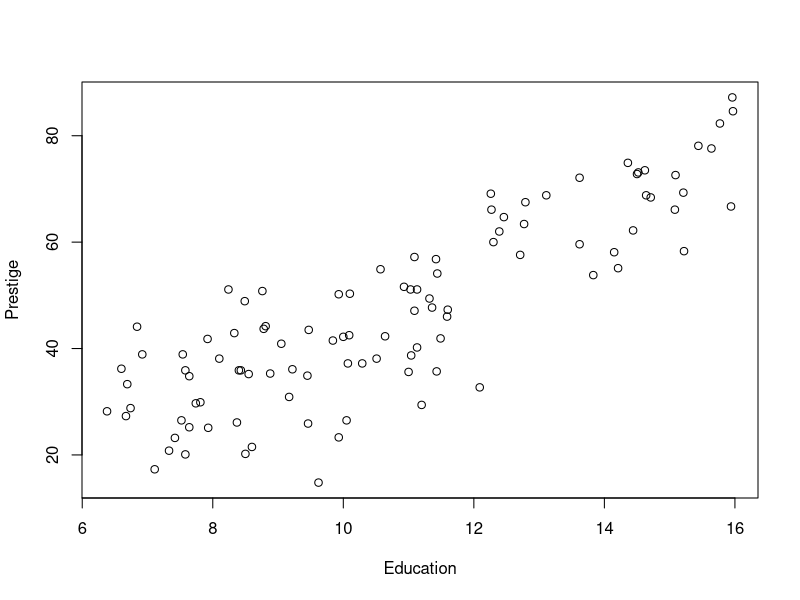
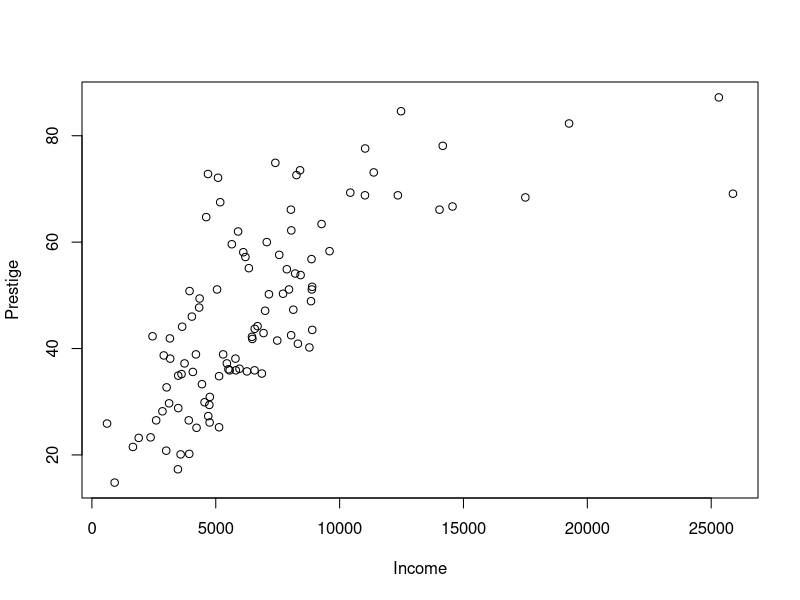
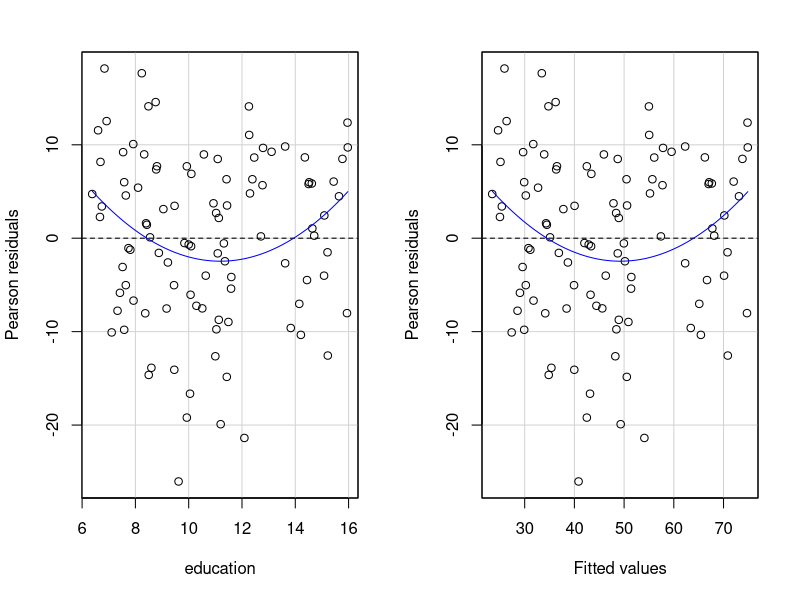
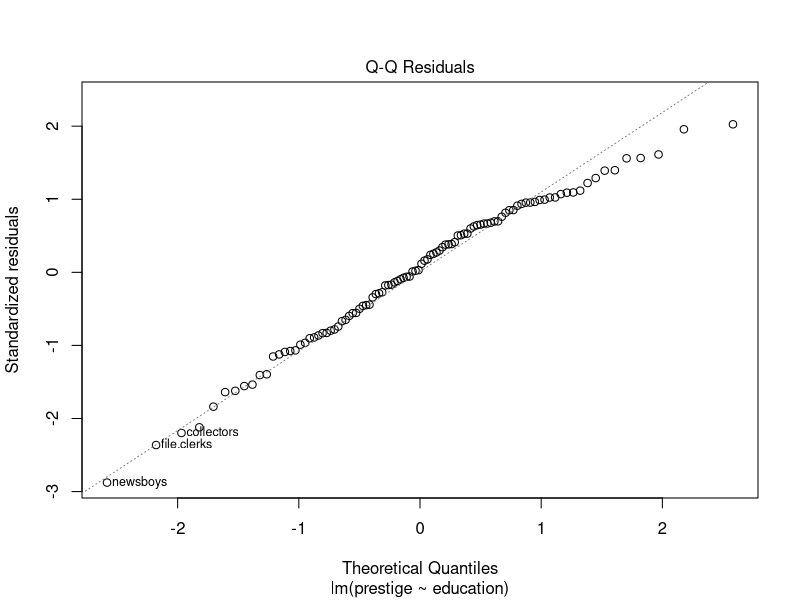
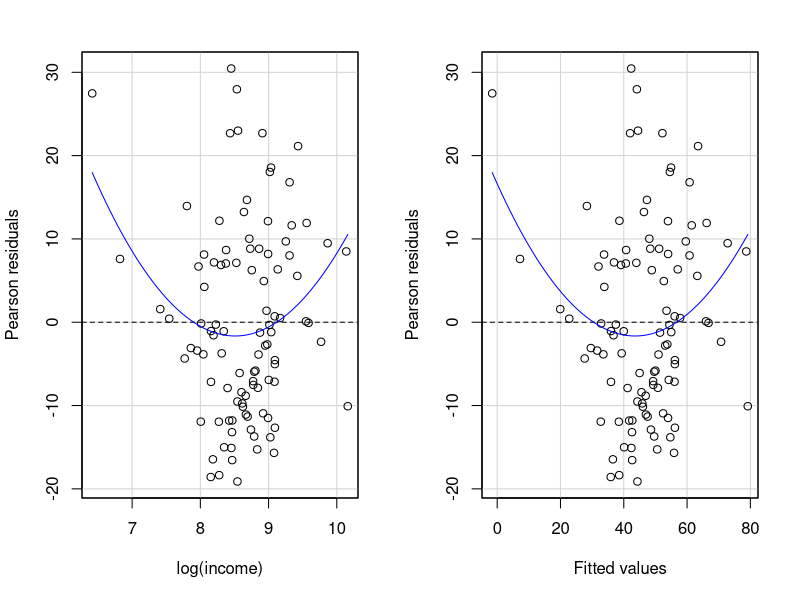
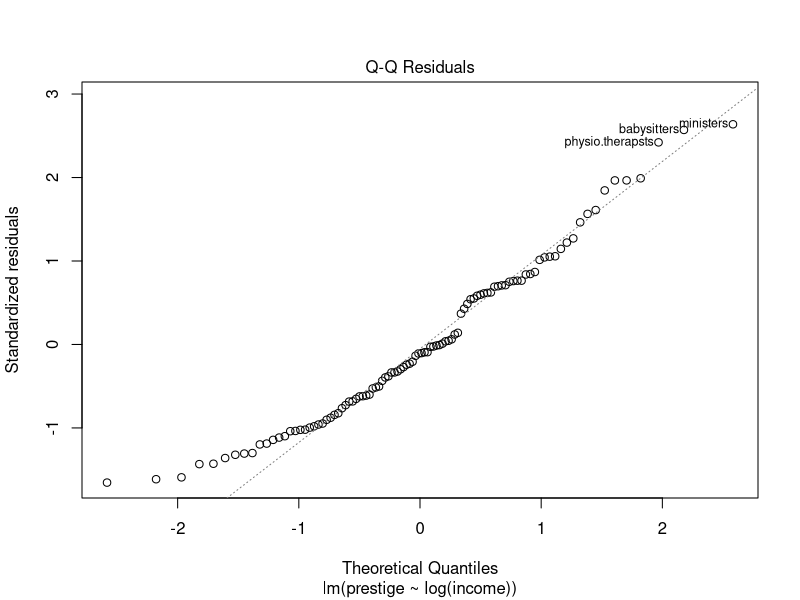
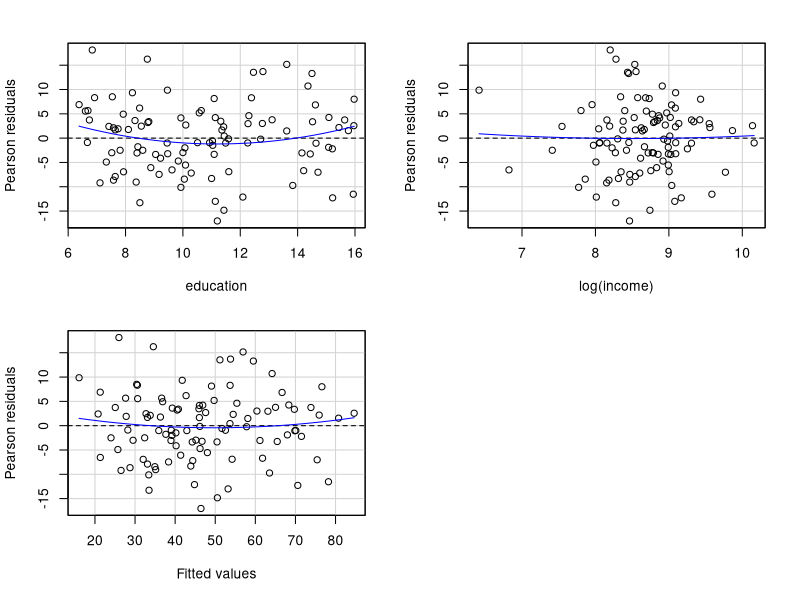
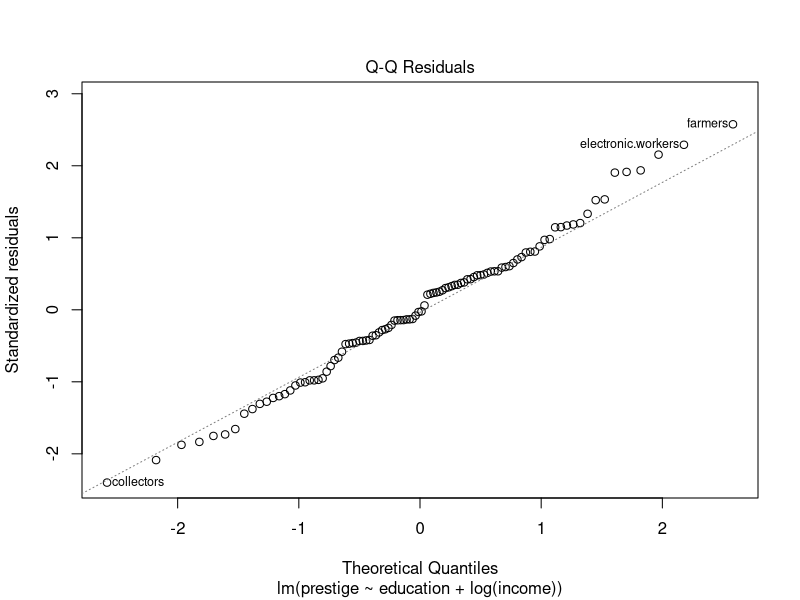

These figures' R source, in order:
## ---- chunk 1
library(car)
## ---- chunk 2
# Top 10 rows of the dataset
head(Prestige, n=10)
## ---- chunk 3
summary(Prestige)
Prestige <- subset(Prestige, select = c("prestige", "education", "income"))
## ---- chunk 4
cor(Prestige)
## ---- chunk 5
#par(mar = c(4, 4, 4, 4), mfrow = c(1, 2)) 
plot(Prestige$education, Prestige$prestige, xlab = "Education", ylab = "Prestige")
plot(Prestige$income, Prestige$prestige, xlab = "Income", ylab = "Prestige")
## ---- chunk 6
edu.mod <- lm(prestige~education, data = Prestige)
summary(edu.mod)
#hist(residuals(edu.mod))
## ---- chunk 7
confint(edu.mod)
## ---- chunk 8
residualPlots(edu.mod)
plot(edu.mod, which = c(2))
## ---- chunk 9
inc.mod <- lm(prestige~log(income), data = Prestige)
summary(inc.mod)
## ---- chunk 10
confint(inc.mod)
## ---- chunk 11
residualPlots(inc.mod)
plot(inc.mod, which = c(2))
## ---- chunk 12
comb.mod <- lm(prestige~education + log(income), data = Prestige)
summary(comb.mod)
confint(comb.mod)
residualPlots(comb.mod)
plot(comb.mod, which = c(2))
## ---- chunk 13
anova(edu.mod, comb.mod)
